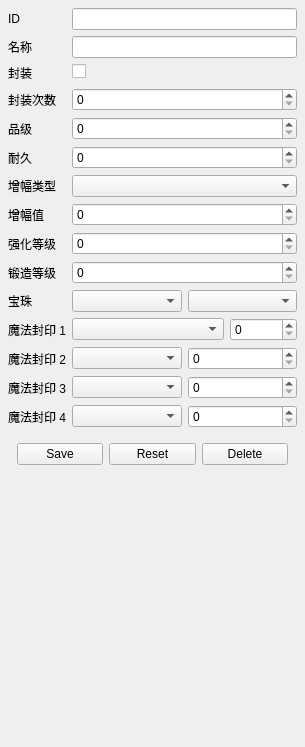
<?xml version="1.0" encoding="UTF-8"?>
<ui version="4.0">
 <class>inventory_equipment_form</class>
 <widget class="QWidget" name="inventory_equipment_form">
  <property name="geometry">
   <rect>
    <x>0</x>
    <y>0</y>
    <width>305</width>
    <height>747</height>
   </rect>
  </property>
  <property name="sizePolicy">
   <sizepolicy hsizetype="Expanding" vsizetype="Preferred">
    <horstretch>0</horstretch>
    <verstretch>0</verstretch>
   </sizepolicy>
  </property>
  <property name="windowTitle">
   <string>Form</string>
  </property>
  <layout class="QFormLayout" name="formLayout">
   <property name="leftMargin">
    <number>8</number>
   </property>
   <property name="topMargin">
    <number>8</number>
   </property>
   <property name="rightMargin">
    <number>8</number>
   </property>
   <property name="bottomMargin">
    <number>8</number>
   </property>
   <item row="0" column="0">
    <widget class="QLabel" name="id_label">
     <property name="text">
      <string>ID</string>
     </property>
    </widget>
   </item>
   <item row="0" column="1">
    <widget class="QLineEdit" name="id_line_edit">
     <property name="readOnly">
      <bool>true</bool>
     </property>
    </widget>
   </item>
   <item row="1" column="0">
    <widget class="QLabel" name="name_label">
     <property name="text">
      <string>名称</string>
     </property>
    </widget>
   </item>
   <item row="1" column="1">
    <widget class="QLineEdit" name="name_line_edit">
     <property name="sizePolicy">
      <sizepolicy hsizetype="Expanding" vsizetype="Fixed">
       <horstretch>0</horstretch>
       <verstretch>0</verstretch>
      </sizepolicy>
     </property>
     <property name="readOnly">
      <bool>true</bool>
     </property>
    </widget>
   </item>
   <item row="2" column="0">
    <widget class="QLabel" name="is_sealed_label">
     <property name="text">
      <string>封装</string>
     </property>
    </widget>
   </item>
   <item row="2" column="1">
    <widget class="QCheckBox" name="is_sealed_checkbox"/>
   </item>
   <item row="3" column="0">
    <widget class="QLabel" name="seal_count_label">
     <property name="text">
      <string>封装次数</string>
     </property>
    </widget>
   </item>
   <item row="3" column="1">
    <widget class="QSpinBox" name="seal_count_spin_box">
     <property name="sizePolicy">
      <sizepolicy hsizetype="Expanding" vsizetype="Fixed">
       <horstretch>0</horstretch>
       <verstretch>0</verstretch>
      </sizepolicy>
     </property>
     <property name="maximum">
      <number>999999999</number>
     </property>
    </widget>
   </item>
   <item row="4" column="0">
    <widget class="QLabel" name="grade_label">
     <property name="text">
      <string>品级</string>
     </property>
    </widget>
   </item>
   <item row="4" column="1">
    <widget class="QSpinBox" name="grade_spin_box">
     <property name="sizePolicy">
      <sizepolicy hsizetype="Expanding" vsizetype="Fixed">
       <horstretch>0</horstretch>
       <verstretch>0</verstretch>
      </sizepolicy>
     </property>
     <property name="maximum">
      <number>999999999</number>
     </property>
    </widget>
   </item>
   <item row="5" column="0">
    <widget class="QLabel" name="endurance_label">
     <property name="text">
      <string>耐久</string>
     </property>
    </widget>
   </item>
   <item row="5" column="1">
    <widget class="QSpinBox" name="endurance_spin_box">
     <property name="maximum">
      <number>999999999</number>
     </property>
    </widget>
   </item>
   <item row="6" column="0">
    <widget class="QLabel" name="reinforce_type_label">
     <property name="text">
      <string>增幅类型</string>
     </property>
    </widget>
   </item>
   <item row="6" column="1">
    <widget class="QComboBox" name="reinforce_type_combox"/>
   </item>
   <item row="7" column="0">
    <widget class="QLabel" name="reinforce_value_label">
     <property name="text">
      <string>增幅值</string>
     </property>
    </widget>
   </item>
   <item row="7" column="1">
    <widget class="QSpinBox" name="reinforce_value_spin_box">
     <property name="maximum">
      <number>999999999</number>
     </property>
    </widget>
   </item>
   <item row="8" column="0">
    <widget class="QLabel" name="enhance_level_label">
     <property name="text">
      <string>强化等级</string>
     </property>
    </widget>
   </item>
   <item row="8" column="1">
    <widget class="QSpinBox" name="enhance_level_spin_box">
     <property name="maximum">
      <number>999999999</number>
     </property>
    </widget>
   </item>
   <item row="9" column="0">
    <widget class="QLabel" name="forge_level_label">
     <property name="text">
      <string>锻造等级</string>
     </property>
    </widget>
   </item>
   <item row="9" column="1">
    <widget class="QSpinBox" name="forge_level_spin_box">
     <property name="maximum">
      <number>999999999</number>
     </property>
    </widget>
   </item>
   <item row="10" column="0">
    <widget class="QLabel" name="orb_label">
     <property name="text">
      <string>宝珠</string>
     </property>
    </widget>
   </item>
   <item row="10" column="1">
    <widget class="QWidget" name="orb_container" native="true">
     <layout class="QHBoxLayout" name="horizontalLayout_8">
      <property name="leftMargin">
       <number>0</number>
      </property>
      <property name="topMargin">
       <number>0</number>
      </property>
      <property name="rightMargin">
       <number>0</number>
      </property>
      <property name="bottomMargin">
       <number>0</number>
      </property>
      <item>
       <widget class="QComboBox" name="orb_category"/>
      </item>
      <item>
       <widget class="QComboBox" name="orb_item"/>
      </item>
     </layout>
    </widget>
   </item>
   <item row="11" column="0">
    <widget class="QLabel" name="ms_1_label">
     <property name="text">
      <string>魔法封印 1</string>
     </property>
    </widget>
   </item>
   <item row="11" column="1">
    <widget class="QWidget" name="ms_1_container" native="true">
     <property name="sizePolicy">
      <sizepolicy hsizetype="Expanding" vsizetype="Preferred">
       <horstretch>0</horstretch>
       <verstretch>0</verstretch>
      </sizepolicy>
     </property>
     <property name="minimumSize">
      <size>
       <width>0</width>
       <height>0</height>
      </size>
     </property>
     <layout class="QHBoxLayout" name="horizontalLayout_3">
      <property name="leftMargin">
       <number>0</number>
      </property>
      <property name="topMargin">
       <number>0</number>
      </property>
      <property name="rightMargin">
       <number>0</number>
      </property>
      <property name="bottomMargin">
       <number>0</number>
      </property>
      <item>
       <widget class="QComboBox" name="ms_1_combox">
        <property name="sizePolicy">
         <sizepolicy hsizetype="Expanding" vsizetype="Fixed">
          <horstretch>0</horstretch>
          <verstretch>0</verstretch>
         </sizepolicy>
        </property>
        <property name="frame">
         <bool>true</bool>
        </property>
       </widget>
      </item>
      <item>
       <widget class="QSpinBox" name="ms_1_spin_box">
        <property name="maximum">
         <number>999999999</number>
        </property>
       </widget>
      </item>
     </layout>
    </widget>
   </item>
   <item row="12" column="0">
    <widget class="QLabel" name="ms_2_label">
     <property name="text">
      <string>魔法封印 2</string>
     </property>
    </widget>
   </item>
   <item row="12" column="1">
    <widget class="QWidget" name="ms_2_container" native="true">
     <property name="sizePolicy">
      <sizepolicy hsizetype="Expanding" vsizetype="Preferred">
       <horstretch>0</horstretch>
       <verstretch>0</verstretch>
      </sizepolicy>
     </property>
     <property name="minimumSize">
      <size>
       <width>0</width>
       <height>0</height>
      </size>
     </property>
     <layout class="QHBoxLayout" name="horizontalLayout_4">
      <property name="leftMargin">
       <number>0</number>
      </property>
      <property name="topMargin">
       <number>0</number>
      </property>
      <property name="rightMargin">
       <number>0</number>
      </property>
      <property name="bottomMargin">
       <number>0</number>
      </property>
      <item>
       <widget class="QComboBox" name="ms_2_combox"/>
      </item>
      <item>
       <widget class="QSpinBox" name="ms_2_spin_box">
        <property name="maximum">
         <number>999999999</number>
        </property>
       </widget>
      </item>
     </layout>
    </widget>
   </item>
   <item row="13" column="0">
    <widget class="QLabel" name="ms_3_label">
     <property name="text">
      <string>魔法封印 3</string>
     </property>
    </widget>
   </item>
   <item row="13" column="1">
    <widget class="QWidget" name="ms_3_container" native="true">
     <property name="minimumSize">
      <size>
       <width>0</width>
       <height>0</height>
      </size>
     </property>
     <layout class="QHBoxLayout" name="horizontalLayout_5">
      <property name="leftMargin">
       <number>0</number>
      </property>
      <property name="topMargin">
       <number>0</number>
      </property>
      <property name="rightMargin">
       <number>0</number>
      </property>
      <property name="bottomMargin">
       <number>0</number>
      </property>
      <item>
       <widget class="QComboBox" name="ms_3_combox"/>
      </item>
      <item>
       <widget class="QSpinBox" name="ms_3_spin_box">
        <property name="maximum">
         <number>999999999</number>
        </property>
       </widget>
      </item>
     </layout>
    </widget>
   </item>
   <item row="14" column="0">
    <widget class="QLabel" name="ms_4_label">
     <property name="text">
      <string>魔法封印 4</string>
     </property>
    </widget>
   </item>
   <item row="14" column="1">
    <widget class="QWidget" name="ms_4_container" native="true">
     <property name="minimumSize">
      <size>
       <width>0</width>
       <height>0</height>
      </size>
     </property>
     <layout class="QHBoxLayout" name="horizontalLayout_6">
      <property name="leftMargin">
       <number>0</number>
      </property>
      <property name="topMargin">
       <number>0</number>
      </property>
      <property name="rightMargin">
       <number>0</number>
      </property>
      <property name="bottomMargin">
       <number>0</number>
      </property>
      <item>
       <widget class="QComboBox" name="ms_4_combox"/>
      </item>
      <item>
       <widget class="QSpinBox" name="ms_4_spin_box">
        <property name="maximum">
         <number>999999999</number>
        </property>
       </widget>
      </item>
     </layout>
    </widget>
   </item>
   <item row="15" column="0" colspan="2">
    <widget class="QWidget" name="btn_group" native="true">
     <layout class="QHBoxLayout" name="horizontalLayout_7">
      <item>
       <widget class="QPushButton" name="save_btn">
        <property name="text">
         <string>Save</string>
        </property>
       </widget>
      </item>
      <item>
       <widget class="QPushButton" name="reset_btn">
        <property name="text">
         <string>Reset</string>
        </property>
       </widget>
      </item>
      <item>
       <widget class="QPushButton" name="delete_btn">
        <property name="text">
         <string>Delete</string>
        </property>
       </widget>
      </item>
     </layout>
    </widget>
   </item>
  </layout>
 </widget>
 <resources/>
 <connections/>
</ui>
